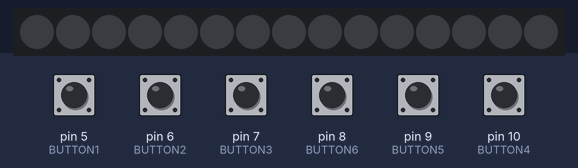
Simulated run of this sketch. Board: Arduino Uno, built with avr-gcc and run on an emulated ATmega328P. On the bench: 15 RGB LEDs in strip order, left to right. Inputs (shaded band) come from the test bench; at power-on: pin 5 (BUTTON1), pin 6 (BUTTON2), pin 7 (BUTTON3), pin 8 (BUTTON6), pin 9 (BUTTON5), pin 10 (BUTTON4) HIGH. Dim RGB values are drawn brighter than linear.

Above: at 1.2 s.
1.3 s: pin 6 (BUTTON2) pulled LOW for 0.15 s
At 2.8 s:
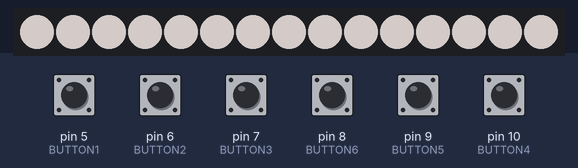
3.5 s: pin 8 (BUTTON6) pulled LOW for 1 s
At 4.28 s:
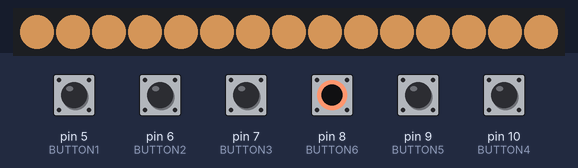
At 5.6 s:
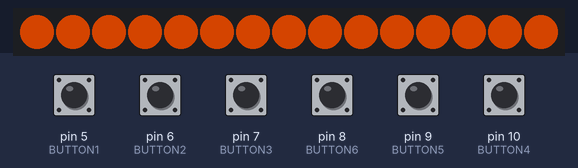
6.0 s: pin 5 (BUTTON1) pulled LOW for 1 s
8.5 s: pin 7 (BUTTON3) pulled LOW for 0.15 s
10.1 s: pin 9 (BUTTON5) pulled LOW for 0.15 s
At 10.7 s:
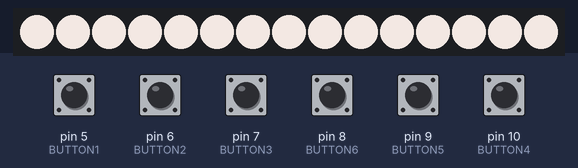
11.7 s: pin 10 (BUTTON4) pulled LOW for 1 s
Timing chart, 0 to 14.7 s (numbered marks = the images above; inputs shaded):
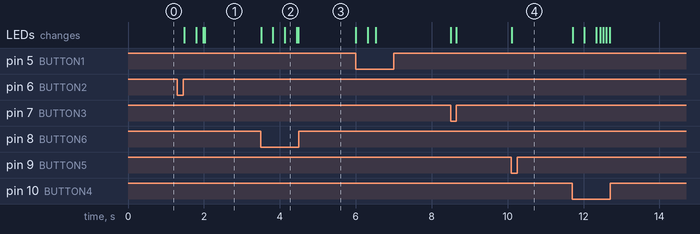

Measured:
- after the input at 1.3 s, the LEDs: first change after 0.19 s (image 1 shows a later state)
- after the input at 10.1 s, the LEDs: change at once (image 4)

The sketch:

final.ino
```cpp
#include <FastLED.h>

#define DATA_PIN 2
#define NUM_LEDS 15

CRGB leds[NUM_LEDS];

// Mapping pins for buttons
int BUTTON1 = 5;
int BUTTON2 = 6;
int BUTTON3 = 7;
int BUTTON4 = 10;
int BUTTON5 = 9;
int BUTTON6 = 8;

// Values for determining states
int anim = 0;
int start = 1;
int ct = 50;
int functionState = 1;
int buttonPressed = 0;

// Start up brightness
int brightness = 128;

// Struct for storing RGB values
struct RGB {
    unsigned char R;
    unsigned char G;
    unsigned char B;
};
struct RGB*rgb = malloc(111*sizeof(struct RGB));

void setup() {
  pinMode(BUTTON1, INPUT_PULLUP);
  pinMode(BUTTON2, INPUT_PULLUP);
  pinMode(BUTTON3, INPUT_PULLUP);
  pinMode(BUTTON4, INPUT_PULLUP);
  pinMode(BUTTON5, INPUT_PULLUP);
  pinMode(BUTTON6, INPUT_PULLUP);

  // 1000
  rgb[0].R = 255;
  rgb[0].G = 56;
  rgb[0].B = 0;

  // 1100
  rgb[1].R = 255;
  rgb[1].G = 71;
  rgb[1].B = 0;

  // 1200
  rgb[2].R = 255;
  rgb[2].G = 83;
  rgb[2].B = 0;

  // 1300
  rgb[3].R = 255;
  rgb[3].G = 93;
  rgb[3].B = 0;

  // 1400
  rgb[4].R = 255;
  rgb[4].G = 101;
  rgb[4].B = 0;

  // 1500
  rgb[5].R = 255;
  rgb[5].G = 109;
  rgb[5].B = 0;

  // 1600
  rgb[6].R = 255;
  rgb[6].G = 115;
  rgb[6].B = 0;

  // 1700
  rgb[7].R = 255;
  rgb[7].G = 121;
  rgb[7].B = 0;

  // 1800
  rgb[8].R = 255;
  rgb[8].G = 126;
  rgb[8].B = 0;

  // 1900
  rgb[9].R = 255;
  rgb[9].G = 131;
  rgb[9].B = 0;

  // 2000
  rgb[10].R = 255;
  rgb[10].G = 138;
  rgb[10].B = 18;

  // 2100
  rgb[11].R = 255;
  rgb[11].G = 142;
  rgb[11].B = 33;

  // 2200
  rgb[12].R = 255;
  rgb[12].G = 147;
  rgb[12].B = 44;

  // 2300
  rgb[13].R = 255;
  rgb[13].G = 152;
  rgb[13].B = 54;

  // 2400
  rgb[14].R = 255;
  rgb[14].G = 157;
  rgb[14].B = 63;

  // 2500
  rgb[15].R = 255;
  rgb[15].G = 161;
  rgb[15].B = 72;

  // 2600
  rgb[16].R = 255;
  rgb[16].G = 165;
  rgb[16].B = 79;

  // 2700
  rgb[17].R = 255;
  rgb[17].G = 169;
  rgb[17].B = 87;

  // 2800
  rgb[18].R = 255;
  rgb[18].G = 173;
  rgb[18].B = 94;

  // 2900
  rgb[19].R = 255;
  rgb[19].G = 177;
  rgb[19].B = 101;

  // 3000
  rgb[20].R = 255;
  rgb[20].G = 180;
  rgb[20].B = 107;

  // 3100
  rgb[21].R = 255;
  rgb[21].G = 184;
  rgb[21].B = 114;

  // 3200
  rgb[22].R = 255;
  rgb[22].G = 187;
  rgb[22].B = 120;

  // 3300
  rgb[23].R = 255;
  rgb[23].G = 190;
  rgb[23].B = 126;

  // 3400
  rgb[24].R = 255;
  rgb[24].G = 193;
  rgb[24].B = 132;

  // 3500
  rgb[25].R = 255;
  rgb[25].G = 196;
  rgb[25].B = 137;

  // 3600
  rgb[26].R = 255;
  rgb[26].G = 199;
  rgb[26].B = 143;

  // 3700
  rgb[27].R = 255;
  rgb[27].G = 201;
  rgb[27].B = 148;

  // 3800
  rgb[28].R = 255;
  rgb[28].G = 204;
  rgb[28].B = 153;

  // 3900
  rgb[29].R = 255;
  rgb[29].G = 206;
  rgb[29].B = 159;

  // 4000
  rgb[30].R = 255;
  rgb[30].G = 209;
  rgb[30].B = 163;

  // 4100
  rgb[31].R = 255;
  rgb[31].G = 211;
  rgb[31].B = 163;

  // 4200
  rgb[32].R = 255;
  rgb[32].G = 213;
  rgb[32].B = 173;

  // 4300
  rgb[33].R = 255;
  rgb[33].G = 215;
  rgb[33].B = 177;

  // 4400
  rgb[34].R = 255;
  rgb[34].G = 217;
  rgb[34].B = 182;

  // 4500
  rgb[35].R = 255;
  rgb[35].G = 219;
  rgb[35].B = 186;

  // 4600
  rgb[36].R = 255;
  rgb[36].G = 221;
  rgb[36].B = 190;

  // 4700
  rgb[37].R = 255;
  rgb[37].G = 223;
  rgb[37].B = 194;

  // 4800
  rgb[38].R = 255;
  rgb[38].G = 225;
  rgb[38].B = 198;

  // 4900
  rgb[39].R = 255;
  rgb[39].G = 227;
  rgb[39].B = 202;

  // 5000
  rgb[40].R = 255;
  rgb[40].G = 228;
  rgb[40].B = 206;

  // 5100
  rgb[41].R = 255;
  rgb[41].G = 230;
  rgb[41].B = 210;

  // 5200
  rgb[42].R = 255;
  rgb[42].G = 232;
  rgb[42].B = 213;

  // 5300
  rgb[43].R = 255;
  rgb[43].G = 233;
  rgb[43].B = 217;

  // 5400
  rgb[44].R = 255;
  rgb[44].G = 235;
  rgb[44].B = 220;

  // 5500
  rgb[45].R = 255;
  rgb[45].G = 236;
  rgb[45].B = 224;

  // 5600
  rgb[46].R = 255;
  rgb[46].G = 238;
  rgb[46].B = 227;

  // 5700
  rgb[47].R = 255;
  rgb[47].G = 239;
  rgb[47].B = 230;

  // 5800
  rgb[48].R = 255;
  rgb[48].G = 240;
  rgb[48].B = 233;

  // 5900
  rgb[49].R = 255;
  rgb[49].G = 242;
  rgb[49].B = 236;

  // 6000
  rgb[50].R = 255;
  rgb[50].G = 243;
  rgb[50].B = 239;

  // 6100
  rgb[51].R = 255;
  rgb[51].G = 244;
  rgb[51].B = 242;

  // 6200
  rgb[52].R = 255;
  rgb[52].G = 245;
  rgb[52].B = 245;

  // 6300
  rgb[53].R = 255;
  rgb[53].G = 246;
  rgb[53].B = 247;

  // 6400
  rgb[54].R = 255;
  rgb[54].G = 248;
  rgb[54].B = 251;

  // 6500
  rgb[55].R = 255;
  rgb[55].G = 249;
  rgb[55].B = 253;

  // 6600
  rgb[56].R = 254;
  rgb[56].G = 249;
  rgb[56].B = 255;

  // 6700
  rgb[57].R = 252;
  rgb[57].G = 247;
  rgb[57].B = 255;

  // 6800
  rgb[58].R = 249;
  rgb[58].G = 246;
  rgb[58].B = 255;

  // 6900
  rgb[59].R = 247;
  rgb[59].G = 245;
  rgb[59].B = 255;

  // 7000
  rgb[60].R = 245;
  rgb[60].G = 243;
  rgb[60].B = 255;

  // 7100
  rgb[61].R = 243;
  rgb[61].G = 242;
  rgb[61].B = 255;

  // 7200
  rgb[62].R = 240;
  rgb[62].G = 241;
  rgb[62].B = 255;

  // 7300
  rgb[63].R = 239;
  rgb[63].G = 240;
  rgb[63].B = 255;

  // 7400
  rgb[64].R = 237;
  rgb[64].G = 239;
  rgb[64].B = 255;

  // 7500
  rgb[65].R = 235;
  rgb[65].G = 238;
  rgb[65].B = 255;

  // 7600
  rgb[66].R = 233;
  rgb[66].G = 237;
  rgb[66].B = 255;

  // 7700
  rgb[67].R = 231;
  rgb[67].G = 236;
  rgb[67].B = 255;

  // 7800
  rgb[68].R = 230;
  rgb[68].G = 235;
  rgb[68].B = 255;

  // 7900
  rgb[69].R = 228;
  rgb[69].G = 234;
  rgb[69].B = 255;

  // 8000
  rgb[70].R = 227;
  rgb[70].G = 233;
  rgb[70].B = 255;

  // 8100
  rgb[71].R = 225;
  rgb[71].G = 232;
  rgb[71].B = 255;

  // 8200
  rgb[72].R = 224;
  rgb[72].G = 231;
  rgb[72].B = 255;

  // 8300
  rgb[73].R = 222;
  rgb[73].G = 230;
  rgb[73].B = 255;

  // 8400
  rgb[74].R = 221;
  rgb[74].G = 230;
  rgb[74].B = 255;

  // 8500
  rgb[75].R = 220;
  rgb[75].G = 229;
  rgb[75].B = 255;

  // 8600
  rgb[76].R = 218;
  rgb[76].G = 229;
  rgb[76].B = 255;

  // 8700
  rgb[77].R = 217;
  rgb[77].G = 227;
  rgb[77].B = 255;

  // 8800
  rgb[78].R = 216;
  rgb[78].G = 227;
  rgb[78].B = 255;

  // 8900
  rgb[79].R = 215;
  rgb[79].G = 226;
  rgb[79].B = 255;

  // 9000
  rgb[80].R = 214;
  rgb[80].G = 225;
  rgb[80].B = 255;

  // 9100
  rgb[81].R = 212;
  rgb[81].G = 225;
  rgb[81].B = 255;

  // 9200
  rgb[82].R = 211;
  rgb[82].G = 224;
  rgb[82].B = 255;

  // 9300
  rgb[83].R = 210;
  rgb[83].G = 223;
  rgb[83].B = 255;

  // 9400
  rgb[84].R = 209;
  rgb[84].G = 223;
  rgb[84].B = 255;

  // 9500
  rgb[85].R = 208;
  rgb[85].G = 222;
  rgb[85].B = 255;

  // 9600
  rgb[86].R = 207;
  rgb[86].G = 221;
  rgb[86].B = 255;

  // 9700
  rgb[87].R = 207;
  rgb[87].G = 221;
  rgb[87].B = 255;

  // 9800
  rgb[88].R = 206;
  rgb[88].G = 220;
  rgb[88].B = 255;

  // 9900
  rgb[89].R = 205;
  rgb[89].G = 220;
  rgb[89].B = 255;

  // 10000
  rgb[90].R = 207;
  rgb[90].G = 218;
  rgb[90].B = 255;

  // 10100
  rgb[91].R = 207;
  rgb[91].G = 218;
  rgb[91].B = 255;

  // 10200
  rgb[92].R = 206;
  rgb[92].G = 217;
  rgb[92].B = 255;

  // 10300
  rgb[93].R = 205;
  rgb[93].G = 217;
  rgb[93].B = 255;

  // 10400
  rgb[94].R = 204;
  rgb[94].G = 216;
  rgb[94].B = 255;

  // 10500
  rgb[95].R = 204;
  rgb[95].G = 216;
  rgb[95].B = 255;

  // 10600
  rgb[96].R = 203;
  rgb[96].G = 215;
  rgb[96].B = 255;

  // 10700
  rgb[97].R = 202;
  rgb[97].G = 215;
  rgb[97].B = 255;

  // 10800
  rgb[98].R = 202;
  rgb[98].G = 214;
  rgb[98].B = 255;

  // 10900
  rgb[99].R = 201;
  rgb[99].G = 214;
  rgb[99].B = 255;

  // 11000
  rgb[100].R = 200;
  rgb[100].G = 213;
  rgb[100].B = 255;

  // 11100
  rgb[101].R = 200;
  rgb[101].G = 213;
  rgb[101].B = 255;

  // 11200
  rgb[102].R = 199;
  rgb[102].G = 212;
  rgb[102].B = 255;

  // 11300
  rgb[103].R = 198;
  rgb[103].G = 212;
  rgb[103].B = 255;

  // 11400
  rgb[104].R = 198;
  rgb[104].G = 212;
  rgb[104].B = 255;

  // 11500
  rgb[105].R = 197;
  rgb[105].G = 211;
  rgb[105].B = 255;

  // 11600
  rgb[106].R = 197;
  rgb[106].G = 211;
  rgb[106].B = 255;

  // 11700
  rgb[107].R = 197;
  rgb[107].G = 210;
  rgb[107].B = 255;

  // 11800
  rgb[108].R = 196;
  rgb[108].G = 210;
  rgb[108].B = 255;

  // 11900
  rgb[109].R = 195;
  rgb[109].G = 210;
  rgb[109].B = 255;

  // 12000
  rgb[110].R = 195;
  rgb[110].G = 209;
  rgb[110].B = 255;

  // correction
  rgb[111].R = 200;
  rgb[111].G = 255;
  rgb[111].B = 255;


  FastLED.addLeds<WS2812B, DATA_PIN, GRB>(leds, NUM_LEDS).setCorrection(TypicalLEDStrip);
}

void loop() {
  int BUTTON_STATE_1 = digitalRead(BUTTON1);
  int BUTTON_STATE_2 = digitalRead(BUTTON2);
  int BUTTON_STATE_3 = digitalRead(BUTTON3);
  int BUTTON_STATE_4 = digitalRead(BUTTON4);
  int BUTTON_STATE_5 = digitalRead(BUTTON5);
  int BUTTON_STATE_6 = digitalRead(BUTTON6);

  if(BUTTON_STATE_1 == 0) {
    brightness += 5;
  } else if(BUTTON_STATE_2 == 0) {
    if(functionState == 0 && buttonPressed == 0) {
      functionState = 1;
      buttonPressed = 1;
    } else if(functionState == 1 && buttonPressed == 0) {
      functionState = 0;
      buttonPressed = 1;
    }
  } else if(BUTTON_STATE_3 == 0) {
    brightness -= 5;
  } else if(BUTTON_STATE_4 == 0) {
    changeTemperature(1);
  } else if(BUTTON_STATE_5 == 0) {
    ct = 50;
  } else if(BUTTON_STATE_6 == 0) {
    changeTemperature(0);
  }

  if(BUTTON_STATE_2 == 1) {
    buttonPressed = 0;
  }

  cleanValue(1);
  setLight();
  delay(20);
}

// Setting the light after every loop
void setLight() {
  if(functionState == 0 && buttonPressed == 0) {
    fill_solid(leds, NUM_LEDS, CRGB(rgb[ct].R, rgb[ct].G, rgb[ct].B));
    if(anim == 1) {
      fadeLight(1);
      anim = 0;
    } else {
      FastLED.setBrightness(brightness);
      FastLED.show();
    }
  } else if(functionState == 1 && buttonPressed == 0 && anim == 0) {
    if(start == 0) {
      fadeLight(0);
      turnOff();
      anim = 1;
    } else {
      turnOff();
      start = 0;
      anim = 1;
    }
  }
}

// Fade down/up, 1 for up, 0 for down
void fadeLight(int a) {
  if(a == 1) {
    for(int i = 0; i <= brightness; i += 5) {
      FastLED.setBrightness(i);
      FastLED.show();
      delay(20);
    }
  } else {
    for(int i = brightness; i >= 0; i -= 5) {
      FastLED.setBrightness(i);
      FastLED.show();
      delay(20);
    }
  }
}

// Turn off lights
void turnOff() {
  FastLED.setBrightness(0);
  FastLED.show();
}

// Changing the temperature, 1 for down, 0 for up
void changeTemperature(int a) {
  if(a == 1) {
    ct += 1;
  } else {
    ct -= 1;
  }
  cleanValue(0);
}

// Cleaning the values
void cleanValue(int a) {
  if(a == 1) {
    if(brightness < 0) {
      brightness = 0;
    }
    if(brightness > 255) {
      brightness = 255;
    }
  } else {
    if(ct > 110) {
      ct = 110;
    }
    if(ct < 0) {
      ct = 0;
    }
  }
}
```
